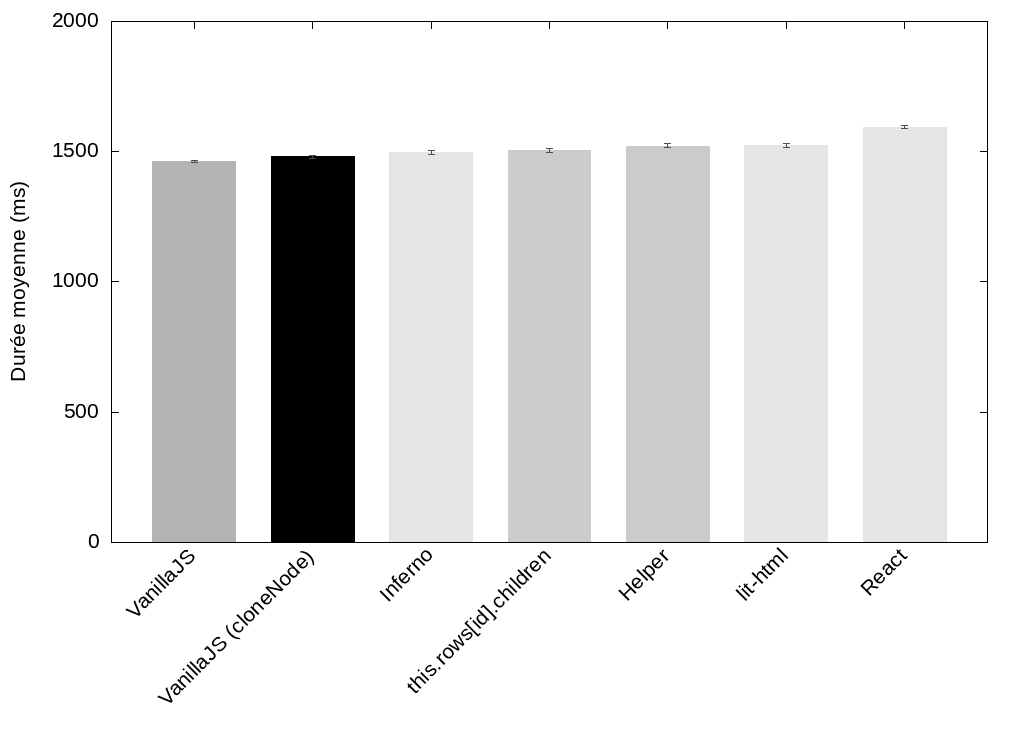

Reproduce this figure in gnuplot.
set term png size 1024,750 font 'Liberation Sans,16'
set output "cloneNode.png"

set style fill solid
set boxwidth 0.7
set yrange [0:2000]
set ylabel "Durée moyenne (ms)"
unset key
set datafile separator ","

set linetype 1 lc rgb "gray70"
set linetype 2 lc rgb "black"
set linetype 3 lc rgb "gray90"
set linetype 4 lc rgb "gray80"
set linetype 5 lc rgb "gray80"
set linetype 6 lc rgb "gray90"
set linetype 7 lc rgb "gray90"
set linetype cycle 2

set xtics rotate by 45 right

plot '<(egrep "^(VanillaJS|VanillaJS \(cloneNode\)|this.rows\[id\].children|Helper|lit-html|Inferno|React)," data.csv)' \
  using 0:2:($0+1):xtic(1) with boxes lc variable, \
  '' using 0:2:3:4 with yerrorbars lc rgb 'gray30' pt 0 lw 1
